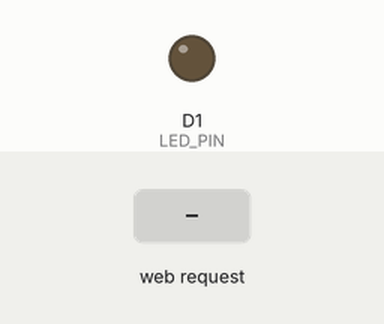
This sketch was run on a simulated ESP8266 (NodeMCU). Shown: output pins drawn as LEDs (lit = HIGH). The test bench sets the inputs (shaded band). WiFi joins after 1.5 s; servers stay silent unless stated; what the sketch prints to the serial monitor is not drawn.

Above: at 2.7 s.
2.8 s: HTTP request GET /toggle received
At 4.2 s:
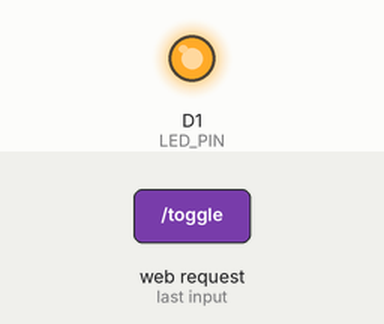
Timing chart, 0 to 5.8 s (numbered marks = the images above; inputs shaded):
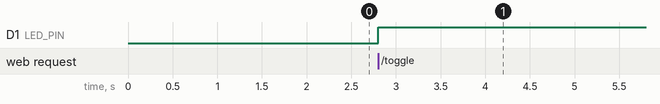

Measured:
- after the input at 2.8 s, D1 (LED_PIN): LOW → HIGH at once

The sketch:

led_control.ino
```cpp
#include <ESP8266WiFi.h>
#include <ESP8266WebServer.h>

// ====== Wi-Fi credentials ======
const char* ssid = "HOGWART";
const char* password = "dracarys!!";

// ====== LED pin ======
#define LED_PIN D1  // GPIO5

ESP8266WebServer server(80);  // Web server runs on port 80

bool ledState = LOW;

// ====== HTML page ======
String htmlPage() {
  String stateText = (ledState) ? "ON" : "OFF";
  String buttonColor = (ledState) ? "red" : "green";
  String buttonText = (ledState) ? "Turn OFF" : "Turn ON";

  String html = "<!DOCTYPE html><html><head><title>ESP8266 LED Control</title>";
  html += "<meta name='viewport' content='width=device-width, initial-scale=1'>";
  html += "<style>";
  html += "body{font-family:Arial;text-align:center;background:#f2f2f2;}";
  html += "h2{color:#333;}";
  html += "button{padding:15px 25px;font-size:18px;border:none;border-radius:8px;cursor:pointer;color:white;background:" + buttonColor + ";}";
  html += "</style></head><body>";
  html += "<h2>ESP8266 LED Control</h2>";
  html += "<p>LED is currently <strong>" + stateText + "</strong></p>";
  html += "<form action='/toggle'><button type='submit'>" + buttonText + "</button></form>";
  html += "</body></html>";
  return html;
}

// ====== Handle root (main page) ======
void handleRoot() {
  server.send(200, "text/html", htmlPage());
}

// ====== Handle toggle button ======
void handleToggle() {
  ledState = !ledState;          // change state
  digitalWrite(LED_PIN, ledState);
  server.send(200, "text/html", htmlPage());
}

// ====== Setup ======
void setup() {
  Serial.begin(115200);
  pinMode(LED_PIN, OUTPUT);
  digitalWrite(LED_PIN, LOW);

  WiFi.begin(ssid, password);
  Serial.println("Connecting to WiFi...");
  while (WiFi.status() != WL_CONNECTED) {
    delay(500);
    Serial.print(".");
  }

  Serial.println("\n✅ Connected!");
  Serial.print("ESP8266 IP Address: ");
  Serial.println(WiFi.localIP());

  // setup web routes
  server.on("/", handleRoot);
  server.on("/toggle", handleToggle);
  server.begin();
  Serial.println("HTTP server started!");
}

// ====== Loop ======
void loop() {
  server.handleClient();  // handle web requests
}
```
